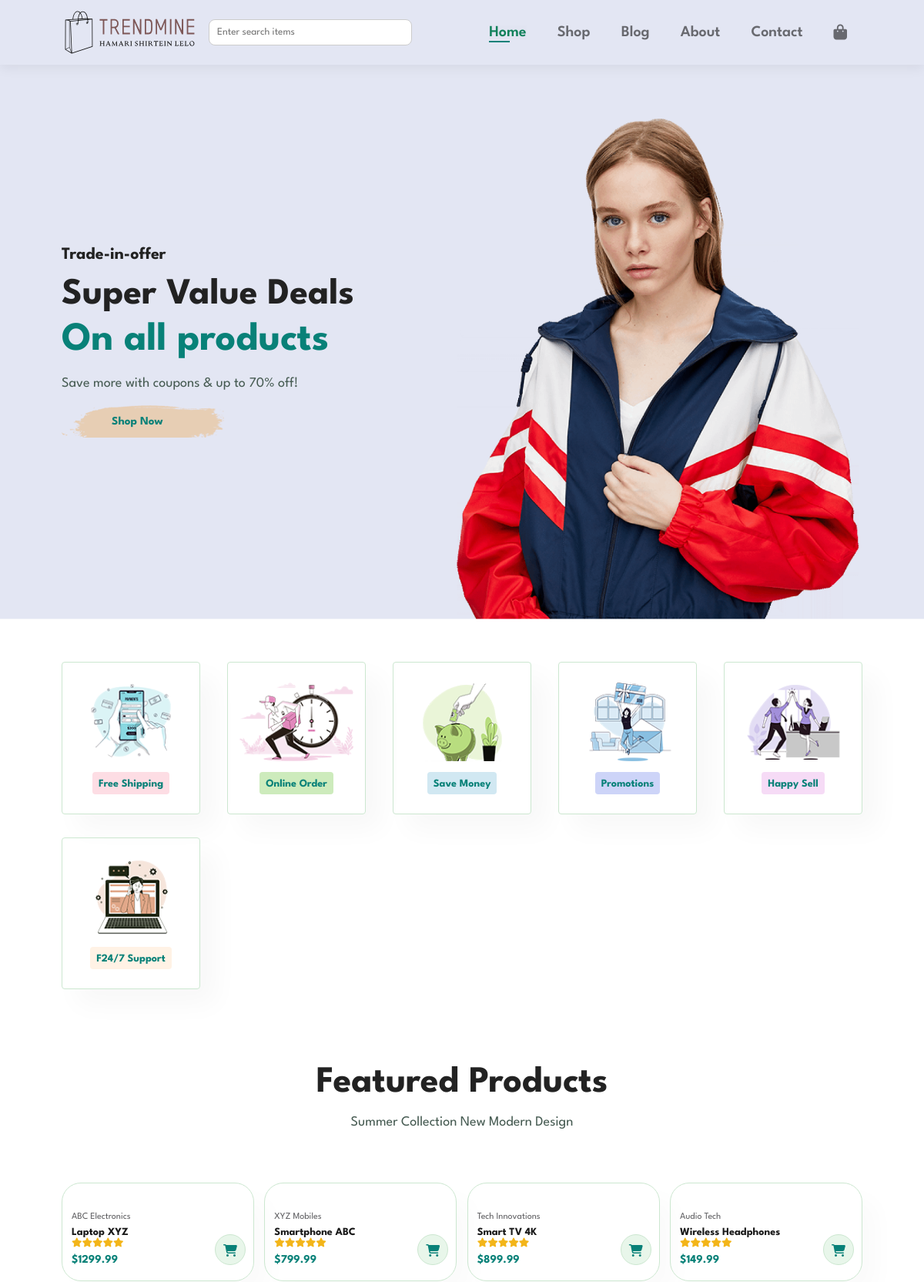
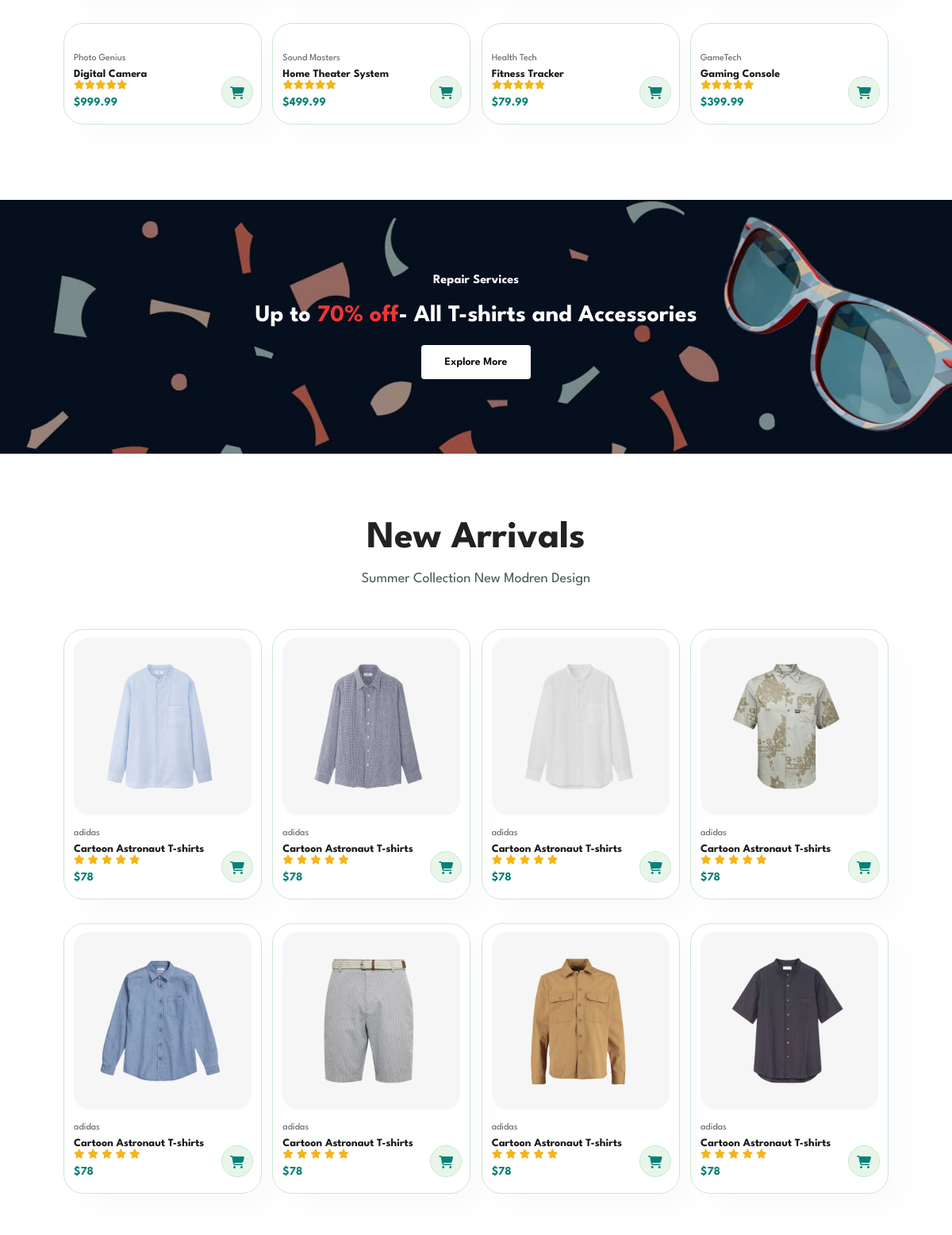
The page / (upper part) on the database its author committed (2 pictures, top to bottom).
### tables this page shows
CREATE TABLE `product_category` (
  `CategoryID` int(11) NOT NULL,
  `Prod_Category` varchar(255) DEFAULT NULL,
  `ProductID` int(11) DEFAULT NULL,
  `TaxPercentage` decimal(5,2) DEFAULT NULL,
  `ReturnPolicyInfo` text DEFAULT NULL,
  `WarrantyInfo` text DEFAULT NULL
);

CREATE TABLE `product_information` (
  `Prod_Id` int(11) NOT NULL,
  `InventoryID` int(11) DEFAULT NULL,
  `Prod_Name` varchar(255) DEFAULT NULL,
  `Prod_Description` text DEFAULT NULL,
  `Prod_Manufacturer` varchar(255) DEFAULT NULL,
  `Prod_Price` decimal(10,2) DEFAULT NULL,
  `Image` varchar(255) DEFAULT NULL,
  `IsActive` tinyint(1) DEFAULT NULL,
  `NumberOfPoints` int(11) DEFAULT NULL
);

### index.php (the view, shortened to what this page needs)
<!DOCTYPE html>
<html lang="en">
<head>
    <link rel="stylesheet" href="style.css">
    <link rel="stylesheet" href="https://cdnjs.cloudflare.com/ajax/libs/font-awesome/6.5.1/css/all.min.css"/>
</head>
<body>
    <section id="header">
        <img src="img/logo.svg" alt="" class="logo">
        <div class="search-wrapper">
            <form>
            <input type="text" name="focus" required class="search-box" placeholder="Enter search items" />
            </form>
        </div>
        <div>
            <ul id="navbar">
                <li><a class="active" href="index.html">Home</a></li>
                <li><a href="shop.html">Shop</a></li>
                <li><a href="blog.html">Blog</a></li>
                <li><a href="about.html">About</a></li>
                <li><a href="contact.html">Contact</a></li>
                <li><a href="cart.html"><i class="fa-solid fa-bag-shopping"></i></i></a></li>
            </ul>
        </div>
    </section>
    <section id="offerSlider">
        <h4>Trade-in-offer</h4>
        <h2>Super Value Deals</h2>
        <h1>On all products</h1>
        <p>Save more with coupons & up to 70% off!</p>
        <button>Shop Now</button>
    </section>
    <section id="feature" class="section-p1">
        <div class="fe-box"><img src="img/features/f1.png" alt="">
            <h6>Free Shipping</h6>
        </div>
        <div class="fe-box">
            <img src="img/features/f2.png" alt="">
            <h6>Online Order</h6>
        </div>
            <div class="fe-box">
            <img src="img/features/f3.png" alt=""> <h6>Save Money</h6>
        </div>
        <div class="fe-box">
            <img src="img/features/f4.png" alt="">
            <h6>Promotions</h6>
        </div>
        <div class="fe-box">
            <img src="img/features/f5.png" alt="">
            <h6>Happy Sell</h6>
        </div>
        <div class="fe-box">
            <img src="img/features/f6.png" alt="">
            <h6>F24/7 Support</h6>
        </div>
    </section>
    <section id="product1" class="section-p1">
        <h2>Featured Products</h2>
        <p>Summer Collection New Modern Design</p>
        <div class="pro-container">
            <?php
                $servername = "localhost";
                $username = "root";
                $password = "";
                $database = "Trendmine_Project";
                $conn = new mysqli($servername, $username, $password, $database);
                $sql = "SELECT product_category.CategoryID, product_category.Prod_Category, product_information.Prod_Name, product_information.Prod_Description, product_information.Prod_Manufacturer, product_information.Prod_Price, product_information.Image
                     FROM product_category
                     INNER JOIN product_information ON product_category.ProductID = product_information.Prod_Id
                     LIMIT 8";
                $result = $conn->query($sql);
                if ($result->num_rows > 0) {
                    while ($row = $result->fetch_assoc()) {
                        echo "<div class='pro'>";
                        echo "<div class='des'>";
                        echo "<span>" . $row["Prod_Manufacturer"] . "</span>";
                        echo "<h5>" . $row["Prod_Name"] . "</h5>";
                        echo "<div class='star'>";
                        echo "<i class='fas fa-star'></i>";
                        echo "<i class='fas fa-star'></i>";
                        echo "<i class='fas fa-star'></i>";
                        echo "<i class='fas fa-star'></i>";
                        echo "<i class='fas fa-star'></i>";
                        echo "</div>";
                        echo "<h4>$" . $row["Prod_Price"] . "</h4>";
                        echo "</div>";
                        echo "<a href='#'><i class='fa-solid fa-cart-shopping cart'></i></a>";
                        echo "</div>";
                    }
                } else {
                    echo "No products found.";
                }
            ?>
        </div>
    </section>
    <section id="banner" class="section-m1">
        <h4>Repair Services</h4>
        <h2>Up to <span>70% off</span>- All T-shirts and Accessories</h2>
        <button class="normal">Explore More</button>
    </section>
    <section id="product2" class="section-p1">
        <h2>New Arrivals</h2>
        <p>Summer Collection New Modren Design</p>
        <div class="pro-container">
            <div class="pro">
                <img src="img/products/n1.jpg" alt="">
                <div class="des">
                    <span>adidas</span>
                    <h5>Cartoon Astronaut T-shirts</h5>
                    <div class="star">
                        <i class="fas fa-star"></i>
                        <i class="fas fa-star"></i>
                        <i class="fas fa-star"></i>
                        <i class="fas fa-star"></i>
                        <i class="fas fa-star"></i>
                    </div>
                    <h4>$78</h4>
                </div>
                <a href="#"><i class="fa-solid fa-cart-shopping cart"></i></a>
            </div>
            <div class="pro">
                <img src="img/products/n2.jpg" alt="">
                <div class="des">
                    <span>adidas</span>
                    <h5>Cartoon Astronaut T-shirts</h5>
                    <div class="star">
                        <i class="fas fa-star"></i>
                        <i class="fas fa-star"></i>
                        <i class="fas fa-star"></i>
                        <i class="fas fa-star"></i>
                        <i class="fas fa-star"></i>
                    </div>
                    <h4>$78</h4>
                </div>
                <a href="#"><i class="fa-solid fa-cart-shopping cart"></i></a>
            </div>
            <div class="pro">
                <img src="img/products/n3.jpg" alt="">
                <div class="des">
                    <span>adidas</span>
                    <h5>Cartoon Astronaut T-shirts</h5>
                    <div class="star">
                        <i class="fas fa-star"></i>
                        <i class="fas fa-star"></i>
                        <i class="fas fa-star"></i>
                        <i class="fas fa-star"></i>
                        <i class="fas fa-star"></i>
                    </div>
                    <h4>$78</h4>
                </div>
                <a href="#"><i class="fa-solid fa-cart-shopping cart"></i></a>
            </div>
            <div class="pro">
                <img src="img/products/n4.jpg" alt="">
                <div class="des">
                    <span>adidas</span>
                    <h5>Cartoon Astronaut T-shirts</h5>
                    <div class="star">
                        <i class="fas fa-star"></i>
                        <i class="fas fa-star"></i>
                        <i class="fas fa-star"></i>
                        <i class="fas fa-star"></i>
                        <i class="fas fa-star"></i>
                    </div>
                    <h4>$78</h4>
                </div>
                <a href="#"><i class="fa-solid fa-cart-shopping cart"></i></a>
            </div>
            <div class="pro">
                <img src="img/products/n5.jpg" alt="">
                <div class="des">
                    <span>adidas</span>
                    <h5>Cartoon Astronaut T-shirts</h5>
                    <div class="star">
                        <i class="fas fa-star"></i>
                        <i class="fas fa-star"></i>
                        <i class="fas fa-star"></i>
                        <i class="fas fa-star"></i>
                        <i class="fas fa-star"></i>
                    </div>
                    <h4>$78</h4>
                </div>
                <a href="#"><i class="fa-solid fa-cart-shopping cart"></i></a>
            </div>
            <div class="pro">
                <img src="img/products/n6.jpg" alt="">
                <div class="des">
                    <span>adidas</span>
                    <h5>Cartoon Astronaut T-shirts</h5>
                    <div class="star">
                        <i class="fas fa-star"></i>
                        <i class="fas fa-star"></i>
                        <i class="fas fa-star"></i>
                        <i class="fas fa-star"></i>
                        <i class="fas fa-star"></i>
                    </div>
                    <h4>$78</h4>
                </div>
                <a href="#"><i class="fa-solid fa-cart-shopping cart"></i></a>
            </div>
            <div class="pro">
                <img src="img/products/n7.jpg" alt="">
                <div class="des">
                    <span>adidas</span>
                    <h5>Cartoon Astronaut T-shirts</h5>
                    <div class="star">
                        <i class="fas fa-star"></i>
                        <i class="fas fa-star"></i>
                        <i class="fas fa-star"></i>
                        <i class="fas fa-star"></i>
                        <i class="fas fa-star"></i>
                    </div>
                    <h4>$78</h4>
                </div>
                <a href="#"><i class="fa-solid fa-cart-shopping cart"></i></a>
            </div>
            <div class="pro">
                <img src="img/products/n8.jpg" alt="">
                <div class="des">
                    <span>adidas</span>
                    <h5>Cartoon Astronaut T-shirts</h5>
                    <div class="star">
                        <i class="fas fa-star"></i>
                        <i class="fas fa-star"></i>
                        <i class="fas fa-star"></i>
                        <i class="fas fa-star"></i>
                        <i class="fas fa-star"></i>
                    </div>
                    <h4>$78</h4>
                </div>
                <a href="#"><i class="fa-solid fa-cart-shopping cart"></i></a>
            </div>
        </div>
    </section>
</body>
</html>
<!DOCTYPE html>
<html lang="en">
<head>
</head>
<body>
</body>
</html>

### style.css (style rules this page uses)
* { margin:0; padding:0; box-sizing: border-box; font-family: 'League Spartan'; }
h1 { font-size: 52px; line-height: 64px; color: #222; }
h2 { font-size: 48px; line-height: 54px; color: #222; }
h4 { font-size: 22px; color: #222; }
.logo { width:17%; }
h6 { font-weight: 700; font-size: 14px; }
p { font-size: 18px; color:#465b52; margin:15px 0 20px 0; }
.section-p1 { padding: 40px 80px; }
.section-m1 { margin: 40px 0; }
button.normal { font-size:14px; font-weight:600; padding:15px 30px; color:#000; background-color: #fff; border-radius: 4px; cursor: pointer; border:none; outline:none; transition:0.2s; }
body { width: 100%; }
#header { display:flex; align-items: center; justify-content: space-between; padding:10px 80px; background-color: #E3E6F3; box-shadow: 0 5px 15px rgba(0, 0, 0, 0.06); z-index: 999; position: sticky; top:0; left:0; }
#navbar { display: flex; align-items: center; justify-content: center; }
#navbar li { list-style: none; padding: 0 20px; position: relative; }
#navbar li a { text-decoration: none; font-size: 20px; font-weight: 600; color: #0a0a0a91; transition: 0.3s ease; }
#navbar li a:hover, #navbar li a.active { color: #10805a; background-color:#0f0f0f02 ; }
#navbar li a:hover::after, #navbar li a.active::after { content:""; width:30%; height:2px; background:#088178; position:absolute; bottom:-4px; left:20px; }
#offerSlider { background-image: url("img/hero4.png"); height:90vh; width:100%; background-size: cover; background-position: top 25% right 0; padding:0 80px; display: flex; align-items: flex-start; justify-content: center; flex-direction: column; }
#offerSlider h4 { padding-bottom: 15px; }
#offerSlider h1 { color: #088178; }
#offerSlider button { background-image: url("img/button.png"); background-color: transparent; color:#088178; border:0; padding:14px 80px 14px 65px; background-repeat: no-repeat; cursor:pointer; font-weight:700 ; font-size: 15px; }
#feature { display: flex; align-items: center; justify-content: space-between; flex-wrap: wrap; }
#feature .fe-box img { width: 100%; margin-bottom: 10px; }
#feature .fe-box { width: 180px; text-align: center; padding:25px 15px; box-shadow: 20px 20px 34px rgba(0,0,0,0.03); border:1px solid #cce7d0; border-radius: 4px; margin:15px 0; }
#feature .fe-box h6 { display: inline-block; padding: 9px 8px 6px 8px; line-height: 1; border-radius: 4px; color: #088178; background-color: #fddde4; }
#feature .fe-box:nth-child(2) h6 { background-color: #cdebbc; }
#feature .fe-box:nth-child(3) h6 { background-color: #d1e8f2; }
#feature .fe-box:nth-child(4) h6 { background-color: #cdd4f8; }
#feature .fe-box:nth-child(5) h6 { background-color: #f6dbf6; }
#feature .fe-box:nth-child(6) h6 { background-color: #fff2e5; }
#product1,#product2 { text-align: center; }
#product1 .pro, #product2 .pro { width:23%; min-width: 250px; padding:10px 12px; border:1px solid #cce7d0; border-radius:25px; cursor: pointer; box-shadow: 20px 20px 30px rgba(0, 0, 0, 0.02); margin:15px 0; transition:0.2s ease; position: relative; }
#product1 .pro-container, #product2 .pro-container { display:flex; justify-content: space-between; padding-top: 20px; flex-wrap: wrap; }
#product1 .pro img, #product2 .pro img { width:100%; border-radius:20px; }
#product1 .pro .des, #product2 .pro .des { text-align: start; padding: 10px 0; }
#product1 .pro .des span, #product2 .pro .des span { color:#606063; font-size: 12px; }
#product1 .pro .des h5, #product2 .pro .des h5 { padding-top: 7px; color:#1a1a1a; font-size:14px; }
#product1 .pro .des i, #product2 .pro .des i { font-size: 12px; color: rgb(243, 181, 25); }
#product1 .pro .des h4, #product2 .pro .des h4 { padding-top: 7px; font-size: 15px; font-weight: 700; color:#088178; }
#product1 .pro .cart, #product2 .pro .cart { width:40px; height:40px; line-height: 40px; border-radius: 50px; background-color: #e8f6ea; color:#088178; border:1px solid #cce7d0; position:absolute; bottom:20px; right: 10px; }
#banner { display:flex; flex-direction:column; justify-content: center; align-items: center; text-align: center; background-image: url("img/banner/b2.jpg"); width:100%; height:40vh; background-size: cover; background-position: center; }
#banner h4 { color:#fff; font-size: 16px; }
#banner h2 { color:#fff; font-size: 30px; padding:10px 0; }
#banner h2 span { color:#ef3636; }
.search-box,.close-icon,.search-wrapper { position: relative; padding: 10px; }
.search-wrapper { width: 350px; }
.search-box { width: 80%; border: 1px solid #ccc; border-radius: 8px; }

### rows shown on the page
product_category: product_information.Prod_Manufacturer "ABC Electronics", product_information.Prod_Name "Laptop XYZ", product_information.Prod_Price "1299.99"
product_category: product_information.Prod_Manufacturer "XYZ Mobiles", product_information.Prod_Name "Smartphone ABC", product_information.Prod_Price "799.99"
product_category: product_information.Prod_Manufacturer "Tech Innovations", product_information.Prod_Name "Smart TV 4K", product_information.Prod_Price "899.99"
product_category: product_information.Prod_Manufacturer "Audio Tech", product_information.Prod_Name "Wireless Headphones", product_information.Prod_Price "149.99"
product_category: product_information.Prod_Manufacturer "Photo Genius", product_information.Prod_Name "Digital Camera", product_information.Prod_Price "999.99"
product_category: product_information.Prod_Manufacturer "Sound Masters", product_information.Prod_Name "Home Theater System", product_information.Prod_Price "499.99"
product_category: product_information.Prod_Manufacturer "Health Tech", product_information.Prod_Name "Fitness Tracker", product_information.Prod_Price "79.99"
product_category: product_information.Prod_Manufacturer "GameTech", product_information.Prod_Name "Gaming Console", product_information.Prod_Price "399.99"
